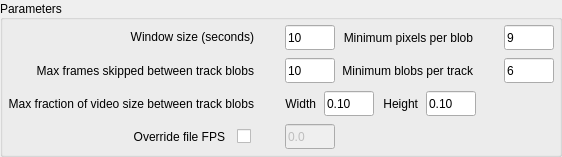
     <widget class="QGroupBox" name="processingParams">
      <property name="title">
       <string>Parameters</string>
      </property>
      <property name="alignment">
       <set>Qt::AlignLeading|Qt::AlignLeft|Qt::AlignVCenter</set>
      </property>
      <layout class="QGridLayout" name="paramsLayout">
       <property name="leftMargin">
        <number>5</number>
       </property>
       <property name="topMargin">
        <number>5</number>
       </property>
       <property name="rightMargin">
        <number>5</number>
       </property>
       <property name="bottomMargin">
        <number>5</number>
       </property>
       <property name="horizontalSpacing">
        <number>6</number>
       </property>
       <property name="verticalSpacing">
        <number>8</number>
       </property>
       <item row="1" column="3">
        <widget class="QLineEdit" name="minPixels">
         <property name="minimumSize">
          <size>
           <width>50</width>
           <height>25</height>
          </size>
         </property>
         <property name="maximumSize">
          <size>
           <width>50</width>
           <height>25</height>
          </size>
         </property>
         <property name="inputMethodHints">
          <set>Qt::ImhNone</set>
         </property>
         <property name="text">
          <string>9</string>
         </property>
        </widget>
       </item>
       <item row="2" column="2">
        <layout class="QHBoxLayout" name="horizontalLayout_5">
         <property name="spacing">
          <number>5</number>
         </property>
         <property name="rightMargin">
          <number>5</number>
         </property>
         <item>
          <widget class="QLabel" name="minObjectsLabel">
           <property name="toolTip">
            <string>The frames per second of the video file</string>
           </property>
           <property name="text">
            <string>Minimum blobs per track</string>
           </property>
           <property name="alignment">
            <set>Qt::AlignRight|Qt::AlignTrailing|Qt::AlignVCenter</set>
           </property>
           <property name="buddy">
            <cstring>minObjects</cstring>
           </property>
          </widget>
         </item>
         <item>
          <widget class="HelpIcon" name="minObjectsHelp">
           <property name="sizePolicy">
            <sizepolicy hsizetype="Fixed" vsizetype="Fixed">
             <horstretch>0</horstretch>
             <verstretch>0</verstretch>
            </sizepolicy>
           </property>
           <property name="minimumSize">
            <size>
             <width>15</width>
             <height>15</height>
            </size>
           </property>
           <property name="maximumSize">
            <size>
             <width>15</width>
             <height>15</height>
            </size>
           </property>
           <property name="toolTip">
            <string>Best value depends on the video frame rate, the size of the field of view and the
speed of the animals.  Small values may produce false tracks; large values may
reject legitimate tracks.</string>
           </property>
           <property name="text">
            <string/>
           </property>
           <property name="pixmap">
            <pixmap>://res/glyphicons-195-circle-question-mark.png</pixmap>
           </property>
           <property name="scaledContents">
            <bool>true</bool>
           </property>
          </widget>
         </item>
        </layout>
       </item>
       <item row="2" column="0">
        <layout class="QHBoxLayout" name="horizontalLayout">
         <property name="spacing">
          <number>5</number>
         </property>
         <property name="rightMargin">
          <number>5</number>
         </property>
         <item>
          <widget class="QLabel" name="maxFramesLabel">
           <property name="toolTip">
            <string>The duration of the video to analyze</string>
           </property>
           <property name="text">
            <string>Max frames skipped between track blobs</string>
           </property>
           <property name="alignment">
            <set>Qt::AlignRight|Qt::AlignTrailing|Qt::AlignVCenter</set>
           </property>
           <property name="buddy">
            <cstring>maxFrames</cstring>
           </property>
          </widget>
         </item>
         <item>
          <widget class="HelpIcon" name="maxFramesHelp">
           <property name="sizePolicy">
            <sizepolicy hsizetype="Fixed" vsizetype="Fixed">
             <horstretch>0</horstretch>
             <verstretch>0</verstretch>
            </sizepolicy>
           </property>
           <property name="minimumSize">
            <size>
             <width>15</width>
             <height>15</height>
            </size>
           </property>
           <property name="maximumSize">
            <size>
             <width>15</width>
             <height>15</height>
            </size>
           </property>
           <property name="toolTip">
            <string>Tracks may contain temporal gaps due to dropped frames or low contrast conditions.  
Small values may cause a single track to be reported as multiple tracks; large values
may cause multiple tracks to be combined in error.</string>
           </property>
           <property name="text">
            <string/>
           </property>
           <property name="pixmap">
            <pixmap>://res/glyphicons-195-circle-question-mark.png</pixmap>
           </property>
           <property name="scaledContents">
            <bool>true</bool>
           </property>
          </widget>
         </item>
        </layout>
       </item>
       <item row="1" column="2">
        <layout class="QHBoxLayout" name="horizontalLayout_4">
         <property name="spacing">
          <number>5</number>
         </property>
         <property name="rightMargin">
          <number>5</number>
         </property>
         <item>
          <widget class="QLabel" name="minPixelsLabel">
           <property name="toolTip">
            <string>The frames per second of the video file</string>
           </property>
           <property name="text">
            <string>Minimum pixels per blob</string>
           </property>
           <property name="alignment">
            <set>Qt::AlignRight|Qt::AlignTrailing|Qt::AlignVCenter</set>
           </property>
           <property name="buddy">
            <cstring>minPixels</cstring>
           </property>
          </widget>
         </item>
         <item>
          <widget class="HelpIcon" name="minPixelsHelp">
           <property name="sizePolicy">
            <sizepolicy hsizetype="Fixed" vsizetype="Fixed">
             <horstretch>0</horstretch>
             <verstretch>0</verstretch>
            </sizepolicy>
           </property>
           <property name="minimumSize">
            <size>
             <width>15</width>
             <height>15</height>
            </size>
           </property>
           <property name="maximumSize">
            <size>
             <width>15</width>
             <height>15</height>
            </size>
           </property>
           <property name="toolTip">
            <string>Best value depends on camera resolution, depth of field, and size of animals.
Small values may produce false detections; large values may result in missed
detections of distant animals.</string>
           </property>
           <property name="text">
            <string/>
           </property>
           <property name="pixmap">
            <pixmap>://res/glyphicons-195-circle-question-mark.png</pixmap>
           </property>
           <property name="scaledContents">
            <bool>true</bool>
           </property>
          </widget>
         </item>
        </layout>
       </item>
       <item row="3" column="1" colspan="3">
        <layout class="QHBoxLayout" name="fractionLayout">
         <property name="spacing">
          <number>8</number>
         </property>
         <property name="topMargin">
          <number>0</number>
         </property>
         <item>
          <widget class="QLabel" name="widthLabel">
           <property name="text">
            <string>Width</string>
           </property>
           <property name="alignment">
            <set>Qt::AlignRight|Qt::AlignTrailing|Qt::AlignVCenter</set>
           </property>
          </widget>
         </item>
         <item>
          <widget class="QLineEdit" name="fractionWidth">
           <property name="sizePolicy">
            <sizepolicy hsizetype="Fixed" vsizetype="Fixed">
             <horstretch>0</horstretch>
             <verstretch>0</verstretch>
            </sizepolicy>
           </property>
           <property name="minimumSize">
            <size>
             <width>50</width>
             <height>25</height>
            </size>
           </property>
           <property name="maximumSize">
            <size>
             <width>50</width>
             <height>25</height>
            </size>
           </property>
           <property name="inputMethodHints">
            <set>Qt::ImhNone</set>
           </property>
           <property name="text">
            <string>0.10</string>
           </property>
          </widget>
         </item>
         <item>
          <widget class="QLabel" name="heightLabel">
           <property name="text">
            <string>Height</string>
           </property>
           <property name="alignment">
            <set>Qt::AlignRight|Qt::AlignTrailing|Qt::AlignVCenter</set>
           </property>
           <property name="buddy">
            <cstring>fractionWidth</cstring>
           </property>
          </widget>
         </item>
         <item>
          <widget class="QLineEdit" name="fractionHeight">
           <property name="sizePolicy">
            <sizepolicy hsizetype="Fixed" vsizetype="Fixed">
             <horstretch>0</horstretch>
             <verstretch>0</verstretch>
            </sizepolicy>
           </property>
           <property name="minimumSize">
            <size>
             <width>50</width>
             <height>25</height>
            </size>
           </property>
           <property name="maximumSize">
            <size>
             <width>50</width>
             <height>25</height>
            </size>
           </property>
           <property name="inputMethodHints">
            <set>Qt::ImhNone</set>
           </property>
           <property name="text">
            <string>0.10</string>
           </property>
          </widget>
         </item>
         <item>
          <spacer name="fracRightHorSpacer">
           <property name="orientation">
            <enum>Qt::Horizontal</enum>
           </property>
           <property name="sizeHint" stdset="0">
            <size>
             <width>40</width>
             <height>20</height>
            </size>
           </property>
          </spacer>
         </item>
        </layout>
       </item>
       <item row="3" column="0">
        <layout class="QHBoxLayout" name="horizontalLayout_3">
         <property name="spacing">
          <number>5</number>
         </property>
         <property name="rightMargin">
          <number>5</number>
         </property>
         <item>
          <widget class="QLabel" name="fractionLabel">
           <property name="text">
            <string>Max fraction of video size between track blobs</string>
           </property>
           <property name="alignment">
            <set>Qt::AlignRight|Qt::AlignTrailing|Qt::AlignVCenter</set>
           </property>
          </widget>
         </item>
         <item>
          <widget class="HelpIcon" name="fractionHelp">
           <property name="sizePolicy">
            <sizepolicy hsizetype="Fixed" vsizetype="Fixed">
             <horstretch>0</horstretch>
             <verstretch>0</verstretch>
            </sizepolicy>
           </property>
           <property name="minimumSize">
            <size>
             <width>15</width>
             <height>15</height>
            </size>
           </property>
           <property name="maximumSize">
            <size>
             <width>15</width>
             <height>15</height>
            </size>
           </property>
           <property name="toolTip">
            <string>Tracks may contain spatial gaps due to dropped frames or low contrast conditions.
Specify the allowable gap relative to the width and height of the video image.</string>
           </property>
           <property name="text">
            <string/>
           </property>
           <property name="pixmap">
            <pixmap>://res/glyphicons-195-circle-question-mark.png</pixmap>
           </property>
           <property name="scaledContents">
            <bool>true</bool>
           </property>
          </widget>
         </item>
        </layout>
       </item>
       <item row="2" column="1">
        <widget class="QLineEdit" name="maxFrames">
         <property name="minimumSize">
          <size>
           <width>50</width>
           <height>25</height>
          </size>
         </property>
         <property name="maximumSize">
          <size>
           <width>50</width>
           <height>25</height>
          </size>
         </property>
         <property name="inputMethodHints">
          <set>Qt::ImhNone</set>
         </property>
         <property name="text">
          <string>10</string>
         </property>
        </widget>
       </item>
       <item row="2" column="3">
        <widget class="QLineEdit" name="minObjects">
         <property name="minimumSize">
          <size>
           <width>50</width>
           <height>25</height>
          </size>
         </property>
         <property name="maximumSize">
          <size>
           <width>50</width>
           <height>25</height>
          </size>
         </property>
         <property name="inputMethodHints">
          <set>Qt::ImhNone</set>
         </property>
         <property name="text">
          <string>6</string>
         </property>
        </widget>
       </item>
       <item row="1" column="1">
        <widget class="QLineEdit" name="winSize">
         <property name="sizePolicy">
          <sizepolicy hsizetype="Fixed" vsizetype="Fixed">
           <horstretch>0</horstretch>
           <verstretch>0</verstretch>
          </sizepolicy>
         </property>
         <property name="minimumSize">
          <size>
           <width>50</width>
           <height>25</height>
          </size>
         </property>
         <property name="maximumSize">
          <size>
           <width>50</width>
           <height>25</height>
          </size>
         </property>
         <property name="whatsThis">
          <string>&lt;html&gt;&lt;head/&gt;&lt;body&gt;&lt;p&gt;Stuff and other things!&lt;/p&gt;&lt;/body&gt;&lt;/html&gt;</string>
         </property>
         <property name="inputMethodHints">
          <set>Qt::ImhNone</set>
         </property>
         <property name="text">
          <string>10</string>
         </property>
        </widget>
       </item>
       <item row="1" column="0">
        <layout class="QHBoxLayout" name="winSizeLabels">
         <property name="spacing">
          <number>5</number>
         </property>
         <property name="topMargin">
          <number>0</number>
         </property>
         <property name="rightMargin">
          <number>5</number>
         </property>
         <item>
          <widget class="QLabel" name="winSizeLabel">
           <property name="toolTip">
            <string/>
           </property>
           <property name="text">
            <string>&lt;html&gt;&lt;head/&gt;&lt;body&gt;&lt;p&gt;Window size (seconds)&lt;/p&gt;&lt;/body&gt;&lt;/html&gt;</string>
           </property>
           <property name="textFormat">
            <enum>Qt::RichText</enum>
           </property>
           <property name="scaledContents">
            <bool>true</bool>
           </property>
           <property name="alignment">
            <set>Qt::AlignRight|Qt::AlignTrailing|Qt::AlignVCenter</set>
           </property>
           <property name="buddy">
            <cstring>winSize</cstring>
           </property>
          </widget>
         </item>
         <item>
          <widget class="HelpIcon" name="winSizeHelp">
           <property name="sizePolicy">
            <sizepolicy hsizetype="Fixed" vsizetype="Fixed">
             <horstretch>0</horstretch>
             <verstretch>0</verstretch>
            </sizepolicy>
           </property>
           <property name="minimumSize">
            <size>
             <width>15</width>
             <height>15</height>
            </size>
           </property>
           <property name="maximumSize">
            <size>
             <width>15</width>
             <height>15</height>
            </size>
           </property>
           <property name="toolTip">
            <string>Choose a length that approximates the time it takes an animal to cross the camera’s field of view.</string>
           </property>
           <property name="text">
            <string/>
           </property>
           <property name="pixmap">
            <pixmap>://res/glyphicons-195-circle-question-mark.png</pixmap>
           </property>
           <property name="scaledContents">
            <bool>true</bool>
           </property>
          </widget>
         </item>
        </layout>
       </item>
       <item row="4" column="0">
        <layout class="QHBoxLayout" name="fpsLayout">
         <property name="spacing">
          <number>8</number>
         </property>
         <property name="topMargin">
          <number>0</number>
         </property>
         <property name="rightMargin">
          <number>5</number>
         </property>
         <item>
          <widget class="QLabel" name="fpsLabel">
           <property name="text">
            <string>Override file FPS</string>
           </property>
           <property name="alignment">
            <set>Qt::AlignRight|Qt::AlignTrailing|Qt::AlignVCenter</set>
           </property>
          </widget>
         </item>
         <item>
          <widget class="QCheckBox" name="fpsCheckbox">
           <property name="sizePolicy">
            <sizepolicy hsizetype="Preferred" vsizetype="Preferred">
             <horstretch>0</horstretch>
             <verstretch>0</verstretch>
            </sizepolicy>
           </property>
           <property name="minimumSize">
            <size>
             <width>15</width>
             <height>15</height>
            </size>
           </property>
           <property name="maximumSize">
            <size>
             <width>18</width>
             <height>18</height>
            </size>
           </property>
           <property name="layoutDirection">
            <enum>Qt::RightToLeft</enum>
           </property>
           <property name="text">
            <string/>
           </property>
          </widget>
         </item>
         <item>
          <widget class="HelpIcon" name="fpsHelp">
           <property name="sizePolicy">
            <sizepolicy hsizetype="Fixed" vsizetype="Fixed">
             <horstretch>0</horstretch>
             <verstretch>0</verstretch>
            </sizepolicy>
           </property>
           <property name="minimumSize">
            <size>
             <width>15</width>
             <height>15</height>
            </size>
           </property>
           <property name="maximumSize">
            <size>
             <width>15</width>
             <height>15</height>
            </size>
           </property>
           <property name="toolTip">
            <string>Override the file's default playback rate in frames per second.</string>
           </property>
           <property name="text">
            <string/>
           </property>
           <property name="pixmap">
            <pixmap>://res/glyphicons-195-circle-question-mark.png</pixmap>
           </property>
           <property name="scaledContents">
            <bool>true</bool>
           </property>
          </widget>
         </item>
        </layout>
       </item>
       <item row="4" column="1">
        <widget class="QLineEdit" name="fps">
         <property name="enabled">
          <bool>false</bool>
         </property>
         <property name="minimumSize">
          <size>
           <width>50</width>
           <height>25</height>
          </size>
         </property>
         <property name="maximumSize">
          <size>
           <width>50</width>
           <height>25</height>
          </size>
         </property>
         <property name="inputMethodHints">
          <set>Qt::ImhNone</set>
         </property>
         <property name="text">
          <string>0.0</string>
         </property>
        </widget>
       </item>
      </layout>
     </widget>
